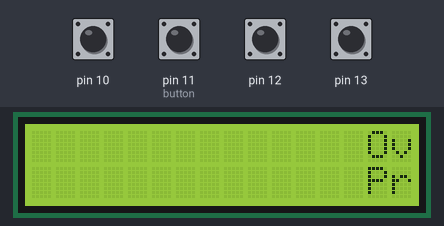
A sketch run on a simulated Arduino Uno, built with avr-gcc and run on an emulated ATmega328P. Shown: 16×2 character LCD. The inputs (shaded band) are chosen by the test bench; at power-on: pin 10, pin 11 (button), pin 12, pin 13 LOW. Random numbers use the default seed unless the sketch sets one.

Above: at 1.3 s.
1.4 s: pin 10 driven HIGH
At 1.57 s:
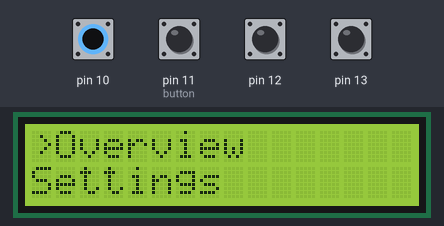
3.2 s: pin 13 driven HIGH
At 5.0 s:
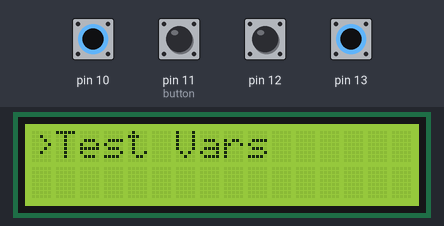
5.3 s: pin 13 driven LOW
At 5.56 s:
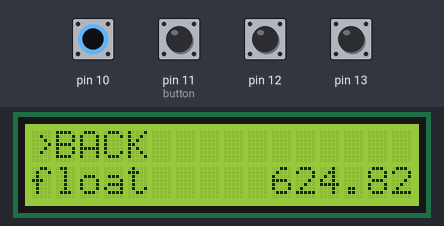
6.9 s: pin 12 driven HIGH
At 7.6 s:
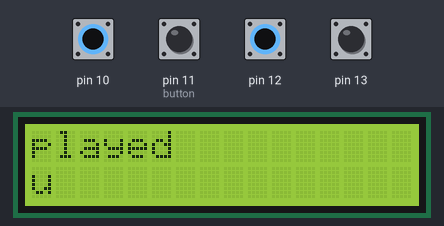
8.4 s: pin 12 driven LOW
At 8.62 s:
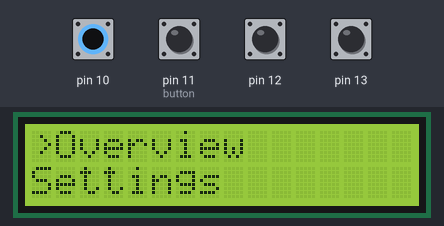
10.0 s: pin 10 driven LOW
At 10.5 s:
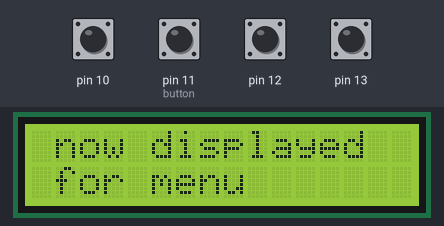

The sketch:

LCD_Menu_System.ino
```cpp
/* https://wokwi.com/projects/339710033303437907 */

#include <LiquidCrystal_I2C.h>
#include <stdio.h>
#include "menu_system.h"

struct MENU_SYSTEM system_menu;

//create menu items
struct MENU_ITEM M_overview, M_settings, M_about, M_test; //root
struct MENU_ITEM M_TempS1, M_TempS2, M_HumS1, M_FanC1; //settings submenu
struct MENU_ITEM M_TempS1_max, M_TempS1_min, M_TempS2_max, M_TempS2_min, M_FanC1_Auto, M_FanC1_Rng;
struct MENU_ITEM M_Test_int8, M_Test_int16, M_Test_uint16, M_Test_int32, M_Test_float, M_Test_bool; //test displau values
struct MENU_ITEM M_back1, M_back2, M_back3, M_back4; //back button menu item, for 3 or less, button input


float TempS1_PV, TempS1_SP_min, TempS1_SP_max;
float TempS2_PV, TempS2_SP_min, TempS2_SP_max;
float HumS1_PV;
bool fan_mode, fan_running;
float test_float = 321.22;
int8_t test_int8 = 0;
int16_t test_int16 = -78;
uint16_t test_uint16 = 0;
int32_t test_int32 = -11111;
bool cool = false;
char about_txt[20] = "Ver: 0.4.12";

LiquidCrystal_I2C lcd(LCD_I2C_ADDRESS, LCD_COLUMNS, LCD_ROWS);

void test_var_update() //silly function to simulate values
{
  TempS1_PV = (random(30, 90)/3.1);
  TempS2_PV = (random(30, 90)/2.9);
  HumS1_PV = (random(30, 300)/3.5);
  if (fan_mode) {fan_running = (TempS1_PV > TempS1_SP_max);}
  test_float += 1.2;
  test_int8 += 1;
  test_int16 += 1;
  test_uint16 += 1;
  test_int32 += 333;
}


void setup()
{
  Serial.begin(115200);
  pinMode(10, INPUT);
  pinMode(11, INPUT);
  pinMode(12, INPUT);
  pinMode(13, INPUT);

  menu_lcd_init(&lcd);

  init_menu(&system_menu);
  //add menu( menu item, parent menu item, label, linked variable, variable type, menu system object, enable Edit )
  //menu items must be added in sequetial groups. using the variable type E_RETURN functions as a back button, E_NULL does nothing,
  //root list
  add_menu_item(&M_overview, nullptr, "Overview", nullptr, E_RETURN, &system_menu, false);
  add_menu_item(&M_settings, nullptr, "Settings", nullptr, E_NULL, &system_menu, false);
  add_menu_item(&M_about, nullptr, "About", &about_txt, E_CHAR, &system_menu, true);
  add_menu_item(&M_test, nullptr, "Test Vars", nullptr, E_NULL, &system_menu, false);
  //sublist, links to menu_settings
  add_menu_item(&M_back1, &M_settings, "BACK", nullptr, E_RETURN, &system_menu, false);
  add_menu_item(&M_TempS1, &M_settings, "Temp 1", &TempS1_PV, E_FLOAT, &system_menu, false);
  add_menu_item(&M_TempS2, &M_settings, "Temp 2", &TempS2_PV, E_FLOAT, &system_menu, false);
  add_menu_item(&M_HumS1, &M_settings, "Humidity", &HumS1_PV, E_FLOAT, &system_menu, false);
  add_menu_item(&M_FanC1, &M_settings, "Fan Auto", &fan_mode, E_BOOL, &system_menu, true);
  add_menu_item(&M_FanC1_Rng, &M_settings, "Fan State", &fan_running, E_BOOL, &system_menu, false);

  //sublist, links to temp sensor 1
  add_menu_item(&M_back2, &M_TempS1, "BACK", nullptr, E_RETURN, &system_menu, false);
  add_menu_item(&M_TempS1_max, &M_TempS1, "Max Temp", &TempS1_SP_max, E_FLOAT, &system_menu, true);
  add_menu_item(&M_TempS1_min, &M_TempS1, "Min Temp", &TempS1_SP_min, E_FLOAT, &system_menu, true);

  add_menu_item(&M_back3, &M_TempS2, "BACK", nullptr, E_RETURN, &system_menu, false);
  add_menu_item(&M_TempS2_max, &M_TempS2, "Max Temp", &TempS2_SP_max, E_FLOAT, &system_menu, true);
  add_menu_item(&M_TempS2_min, &M_TempS2, "Min Temp", &TempS2_SP_min, E_FLOAT, &system_menu, true);

  //sublist, links to test values
  add_menu_item(&M_back4, &M_test, "BACK", nullptr, E_RETURN, &system_menu, false);
  add_menu_item(&M_Test_float, &M_test, "float", &test_float, E_FLOAT, &system_menu, true);
  add_menu_item(&M_Test_int8, &M_test, "int8", &test_int8, E_INT8, &system_menu, true);
  add_menu_item(&M_Test_int16, &M_test, "int16", &test_int16, E_INT16, &system_menu, true);
  add_menu_item(&M_Test_int32, &M_test, "int32", &test_int32, E_INT32, &system_menu, true);
  add_menu_item(&M_back4, &M_test, "BACK", nullptr, E_RETURN, &system_menu, false);


}

void loop()
{
  if(digitalRead(13)) {menu_control(&system_menu, 200, E_DOWN);}
  if(digitalRead(12)) {menu_control(&system_menu, 200, E_UP);}
  if(digitalRead(10)) {menu_control(&system_menu, 200, E_ENTER);}
  if(digitalRead(11)) {menu_control(&system_menu, 200, E_BACK);}
  menu_draw(&system_menu, &lcd);
  if (!system_menu.visible)
    {
      lcd.setCursor(0,0);
      lcd.print("Overview is now displayed");
      lcd.setCursor(0,1);
      lcd.print("Press ENTER for menu");
      lcd.scrollDisplayLeft();
    }


test_var_update();
}
```

menu_system.cpp
```cpp
#include <stdio.h>
#include "Arduino.h"
#include "menu_system.h"

void check_timer(struct TIMER_SIMPLE *_timer)
{
  if ((_timer->delay + _timer->start_time) < millis()) {
    _timer->lapsed = true;
  } else {
    _timer->lapsed = false;
  }
}

void start_timer(struct TIMER_SIMPLE *_timer, uint32_t delay_time)
{
  _timer->delay = delay_time;
  _timer->start_time = millis();
  _timer->lapsed = false;
}


void init_menu(struct MENU_SYSTEM *_menu)
{
  _menu->head = 0;
  _menu->max = MENU_MAX_SIZE-1;
  _menu->visible = false;
  _menu->update = true;
  _menu->navigation = 0;
  _menu->nav_position = 0;
  _menu->nav_parent_id = -2;
  _menu->nav_change_id = -1;
  _menu->lcd_columns = LCD_COLUMNS;
  _menu->lcd_rows = LCD_ROWS;
  _menu->debounce.delay = 100;
  _menu->debounce.start_time = 0;
  _menu->debounce.lapsed = true;
}

void add_menu_item(struct MENU_ITEM *_menu_item, struct MENU_ITEM *_parent_item, char *_label, void *_var_pointer, uint8_t _var_type, struct MENU_SYSTEM *_menu, bool _set_editable)
{
  _menu->list[_menu->head] = _menu_item;
  _menu_item->id = _menu->head; //menu item id represents position in menu list
  _menu->head = _menu->head + 1;
  _menu_item->end = true;
  _menu_item->edit = _set_editable;
  _menu_item->show_edit = false;

  if (_parent_item == nullptr) {
    _menu_item->parent_id = -1; //give root id if no parent menu item is give
  } else {
    _menu_item->parent_id = _parent_item->id; //link sub menu to parent
    _parent_item->end = false; //remove end terminator from parent list.
  }

  _menu_item->label = _label;
  _menu_item->var_type = _var_type;
  switch (_var_type)
  {
    case(0):
      _menu_item->var_pointer.U_BOOL = _var_pointer;
      break;
    case(1):
      _menu_item->var_pointer.U_INT8 = _var_pointer;
      break;
    case(2):
      _menu_item->var_pointer.U_INT16 = _var_pointer;
      break;
    case(3):
      _menu_item->var_pointer.U_INT32 = _var_pointer;
      break;
    case(4):
      _menu_item->var_pointer.U_UINT8 = _var_pointer;
      break;
    case(5):
      _menu_item->var_pointer.U_UINT16 = _var_pointer;
      break;
    case(6):
      _menu_item->var_pointer.U_UINT32 = _var_pointer;
      break;
    case(7):
      _menu_item->var_pointer.U_FLOAT = _var_pointer;
      break;
    case(8):
      _menu_item->var_pointer.U_CHAR = _var_pointer;
      break;
  }
}

void menu_lcd_init(LiquidCrystal_I2C *_lcd)
{
  _lcd->init();
  _lcd->createChar(E_DOWN_ARROW, menu_downArrow);
  _lcd->createChar(E_UP_ARROW, menu_upArrow);
  _lcd->createChar(E_CURSOR, menu_cursor);
  _lcd->createChar(E_TICKED, menu_ticked);
  _lcd->createChar(E_UNTICKED, menu_unticked);
  _lcd->createChar(E_ENTER_ARROW, menu_enter);
  _lcd->clear();
  _lcd->backlight();
}

void menu_update(struct MENU_SYSTEM *_menu)
{
  if (_menu->nav_parent_id != _menu->nav_change_id) { //check if menu ID selection has changed, generate new list.
    _menu->nav_parent_id = _menu->nav_change_id;

    for(uint8_t i = 0; i <= _menu->head; i++) //search for 1st entry of id, save as tail
    {
      if (_menu->nav_parent_id == _menu->list[i]->parent_id) {
        _menu->selected_menu_tail = i;
        _menu->nav_position = i; //puts cursor at top of selected list
        break;
      }
    }

    for(uint8_t i = _menu->selected_menu_tail; i <= _menu->head; i++) //search for last entry of id, save as head
    {
      if (_menu->nav_parent_id != _menu->list[i]->parent_id) {
        _menu->selected_menu_head = i-1;
        break;
      }
    }
  }
}


void menu_draw(struct MENU_SYSTEM *_menu, LiquidCrystal_I2C *_lcd)
{
  if (_menu->visible) { //if menu is set to visable, render
    uint8_t cursor_pos = 0;
    char buffer[LCD_COLUMNS];
    menu_update(_menu);
    if (_menu->update) {
      _lcd->clear(); //only clears LCD if a change in menu position ocurs, otherwise text is just overriden, reduces flickering
    }

    switch(_menu->list[_menu->nav_position]->show_edit)
    {
      case(false): //draw menu list
        _lcd->setCursor(0,0);
        _lcd->write(E_CURSOR);
        for(uint8_t i = 0; i < _menu->lcd_rows; i++) //update LCD buffer with displayable menu items
        {
          if(((_menu->nav_position + i) <= _menu->selected_menu_head) && ((_menu->nav_position + i) >= _menu->selected_menu_tail)) //check if menu selection is within bounds of selection
          {
            snprintf(buffer, (_menu->lcd_columns/2)+2, "%s", _menu->list[i + _menu->nav_position]->label); //copy unknow string size into fixed sized string buffer
            _lcd->print(buffer);
            _lcd->setCursor((_menu->lcd_columns/2)+2, i);
            switch(_menu->list[_menu->nav_position + i]->var_type)
            {
            case(E_FLOAT):
              _lcd->print(*_menu->list[_menu->nav_position + i]->var_pointer.U_FLOAT);
              break;
            case(E_INT8):
              _lcd->print(*_menu->list[_menu->nav_position + i]->var_pointer.U_INT8);
              break;
            case(E_INT16):
              _lcd->print(*_menu->list[_menu->nav_position + i]->var_pointer.U_INT16);
              break;
            case(E_INT32):
              _lcd->print(*_menu->list[_menu->nav_position + i]->var_pointer.U_INT32);
              break;
            case(E_UINT8):
              _lcd->print(*_menu->list[_menu->nav_position + i]->var_pointer.U_UINT8);
              break;
            case(E_UINT16):
              _lcd->print(*_menu->list[_menu->nav_position + i]->var_pointer.U_UINT16);
              break;
            case(E_UINT32):
              _lcd->print(*_menu->list[_menu->nav_position + i]->var_pointer.U_UINT32);
              break;
            case(E_BOOL):
              _lcd->setCursor((_menu->lcd_columns)-2,i);
              if((*_menu->list[_menu->nav_position + i]->var_pointer.U_BOOL)) {_lcd->write(E_TICKED);} else {_lcd->write(E_UNTICKED);}
              break;
            case(E_NULL):
              break;
            }
            _lcd->setCursor(0,i+1); //set cursor to next row
          }
        }
        break;
      case(true): //displays edit screen of selected var
        _lcd->setCursor(0,0);
        _lcd->print(_menu->list[_menu->nav_position]->label);
        _lcd->setCursor(0,1);
        switch(_menu->list[_menu->nav_position]->var_type)
          {
            case(E_FLOAT):
              _lcd->print(_menu->var_buffer.U_FLOAT);
              break;
            case(E_INT8):
              _lcd->print(_menu->var_buffer.U_INT8);
              break;
            case(E_INT16):
              _lcd->print(_menu->var_buffer.U_INT16);
              break;
            case(E_INT32):
              _lcd->print(_menu->var_buffer.U_INT32);
              break;
            case(E_UINT8):
              _lcd->print(_menu->var_buffer.U_UINT8);
              break;
            case(E_UINT16):
              _lcd->print(_menu->var_buffer.U_UINT16);
              break;
            case(E_UINT32):
              _lcd->print(_menu->var_buffer.U_UINT32);
              break;
            case(E_BOOL):
              _menu->var_edit_position = 0;
              if(_menu->var_buffer.U_BOOL) {
                _lcd->print("ON");
                _lcd->setCursor(4,1);
                _lcd->write(E_TICKED);
              } else {
                _lcd->print("OFF");
                _lcd->setCursor(4,1);
                _lcd->write(E_UNTICKED);
              }
              break;
            case(E_CHAR):
              _menu->var_edit_position = 0;
              _lcd->print(_menu->list[_menu->nav_position]->var_pointer.U_CHAR);
              break;
            case(E_NULL):
              break;
          }
        if (_menu->list[_menu->nav_position]->var_type != E_CHAR) //disable if char is being printed
        {
          _lcd->print(" =x");
        }
        if (_menu->list[_menu->nav_position]->var_type == E_FLOAT)
        {
          _lcd->print(0.1 * math_exp(10, _menu->var_edit_position));  //display incriment about for a float
        }
        else if (_menu->list[_menu->nav_position]->var_type != E_CHAR) //hides incriments if a char is to be displayed
        {
          _lcd->print(1 * math_exp(10, _menu->var_edit_position)); //displays incriment amount 1000, 100, 10 & 1
        }
        if ((_menu->var_edit_position == 0))
        {
          _lcd->write(E_ENTER_ARROW);} else {_lcd->write(126); //draw next arrow or return symbol
        }
        break;
      }
    _menu->update = false;
  }
  else if (_menu->clear)
  {
    _lcd->clear(); //clear lcd once
    _menu->clear = false;
  }
}

int32_t math_exp(int base, unsigned int exp)
{
    int32_t result = 1;
    for (uint8_t i = 0; i < exp; i++)
        result *= base;
    return result;
 }

void menu_edit_var(struct MENU_SYSTEM *_menu, int8_t _dir)
{
  switch(_menu->list[_menu->nav_position]->var_type)
    {
      case(E_FLOAT):
        _menu->var_buffer.U_FLOAT += ((_dir) * 0.1 * math_exp(10, _menu->var_edit_position));
        break;
      case(E_INT8):
        _menu->var_buffer.U_INT8 += (_dir * math_exp(10, _menu->var_edit_position));
        break;
      case(E_INT16):
        _menu->var_buffer.U_INT16 += (_dir * math_exp(10, _menu->var_edit_position));
        break;
      case(E_INT32):
        _menu->var_buffer.U_INT32 += (_dir * math_exp(10, _menu->var_edit_position));
        break;
      case(E_UINT8):
        _menu->var_buffer.U_UINT8 += (_dir * math_exp(10, _menu->var_edit_position));
        break;
      case(E_UINT16):
        _menu->var_buffer.U_UINT16 += (_dir * math_exp(10, _menu->var_edit_position));
        break;
      case(E_UINT32):
        _menu->var_buffer.U_UINT32 += (_dir * math_exp(10, _menu->var_edit_position));
        break;
      case(E_BOOL):
        _menu->var_buffer.U_BOOL = !_menu->var_buffer.U_BOOL;
    }
}

void menu_control(struct MENU_SYSTEM *_menu, uint32_t _debounce, uint8_t _dir)
{
  uint8_t dir = 0;
  check_timer(&_menu->debounce);
  if (_menu->debounce.lapsed)
  {
    dir = _dir;
    _menu->update = true;
    start_timer(&_menu->debounce, _debounce);
  }
  if ((_menu->list[_menu->nav_position]->var_type == E_RETURN) && (dir == E_ENTER) && (_menu->visible)) { dir = E_BACK; }
  if (_menu->list[_menu->nav_position]->show_edit) //enables var edit mode
  {
    switch(dir)
    {
      case(E_NONE):
        break;
      case(E_DOWN):
        menu_edit_var(_menu, -1);
        break;
      case(E_UP):
        menu_edit_var(_menu, 1);
        break;
      case(E_ENTER):
        if (_menu->var_edit_position != 0)
        {
          _menu->var_edit_position -= 1;
        }
        else
        {
          *_menu->list[_menu->nav_position]->var_pointer.U_FLOAT = _menu->var_buffer.U_FLOAT; //save buffer
          _menu->list[_menu->nav_position]->show_edit = false; //return to menu
        }
        break;
      case(E_BACK):
        _menu->list[_menu->nav_position]->show_edit = false; //discard buffer and return to menu
        break;
    }
  }
  else
  {
    switch(dir)
    {
      case(E_NONE):
        break;
      case(E_UP):
          _menu->nav_position -= 1;
        break;
      case(E_DOWN):
        _menu->nav_position += 1;
        break;
      case(E_ENTER):
        if (!_menu->visible)
        {
          _menu->visible = true;
        }
        else if ((!_menu->list[_menu->nav_position]->end)) //check if there any items attached
        {
          _menu->nav_change_id = _menu->nav_position;
        }
        else if ((_menu->list[_menu->nav_position]->edit) && (!_menu->list[_menu->nav_position]->show_edit)) //sets up the variable edit display
        {
          _menu->list[_menu->nav_position]->show_edit = true;
          _menu->var_edit_position = 3;
          _menu->var_buffer.U_FLOAT = *_menu->list[_menu->nav_position]->var_pointer.U_FLOAT; //seems to be ok loading any value across
        }
        break;
      case(E_BACK):
        if(_menu->list[_menu->nav_position]->parent_id != 255)
        {
            _menu->nav_change_id = _menu->list[_menu->list[_menu->nav_position]->parent_id]->parent_id; //some high concept array positioning, to go back, we need to look at the parent id, of the current items parent id. since the list form based on parent ids
        }
        else
        {
          if (_menu->visible)
            {
              _menu->visible = false;
              _menu->clear = true;
            }
        }
        break;
    }
  }

  if((_menu->nav_position <= _menu->selected_menu_tail) || (_menu->nav_position == 255)) //reset position if it moves past selection
  {
    _menu->nav_position = _menu->selected_menu_tail;
  }
  else if (_menu->nav_position > _menu->selected_menu_head)
  {
    _menu->nav_position = _menu->selected_menu_head;
  }
}
```

Source omitted: menu_system.h (4716 bytes)

Measured:
- after the input at 5.3 s, the display: changes after 0.16 s (image 3)
